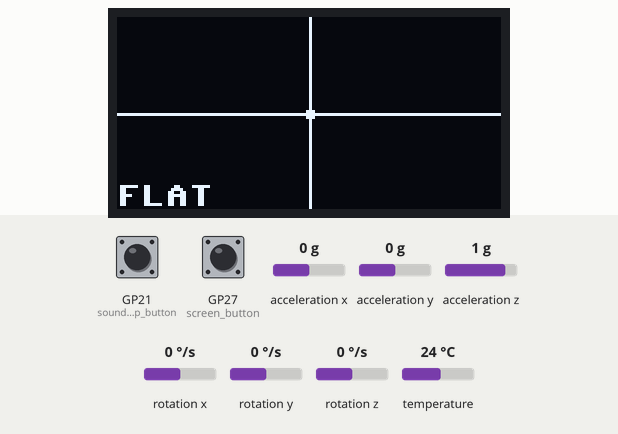
Recording of a program running on a simulated Raspberry Pi Pico running MicroPython. Shown: 128×64 one-colour display. The test bench sets the inputs (shaded band); at power-on: acceleration x 0 g, GP27 (screen_button) HIGH, rotation y 0 °/s, GP21 (sound_stop_button) HIGH, acceleration y 0 g, acceleration z 1 g, rotation x 0 °/s, rotation z 0 °/s, temperature 24 °C. Library files of the repository ran but are not shown: mpu6050.py, ssd1306.py; what the program prints to the serial console is not drawn.

Above: at 7.3 s.
7.4 s: acceleration x set to -1.4 g
At 9.3 s:
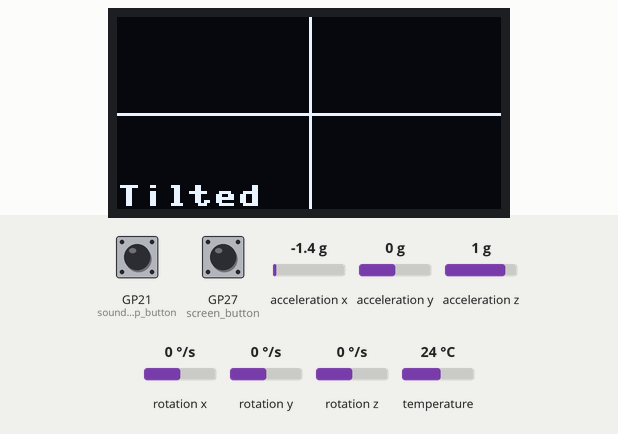
9.6 s: GP27 (screen_button) pulled LOW for 0.15 s
At 10.6 s:
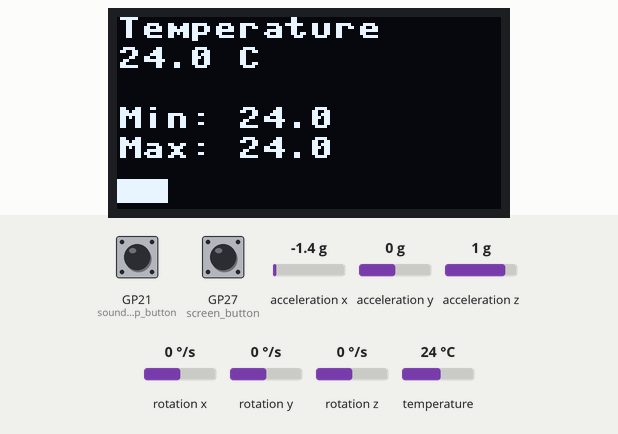
11.5 s: GP27 (screen_button) pulled LOW for 1 s
At 12.01 s:
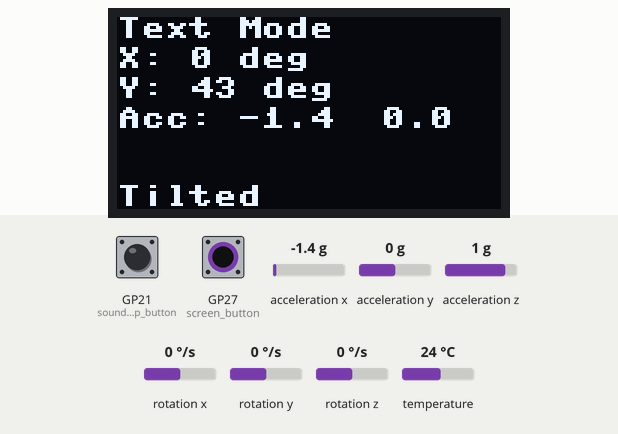
13.1 s: rotation y set to -192 °/s
At 13.36 s:
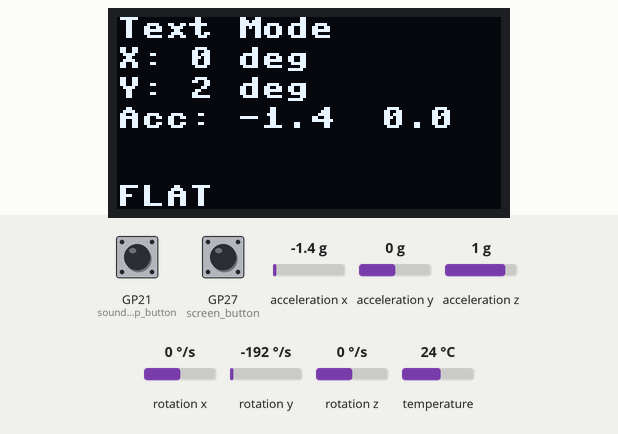
14.7 s: GP21 (sound_stop_button) pulled LOW for 0.15 s
At 15.32 s:
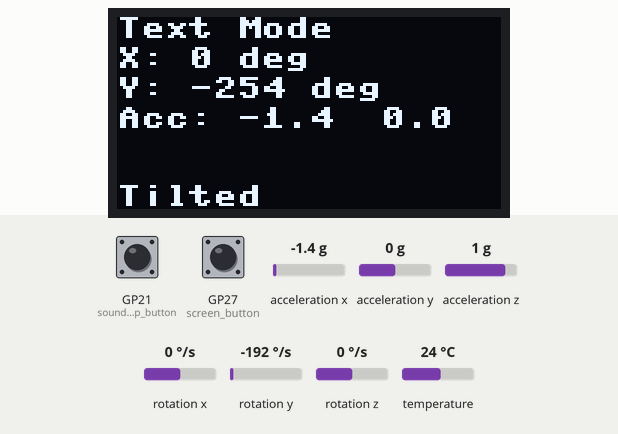
15.4 s: GP21 (sound_stop_button) pulled LOW for 1 s
At 16.78 s:
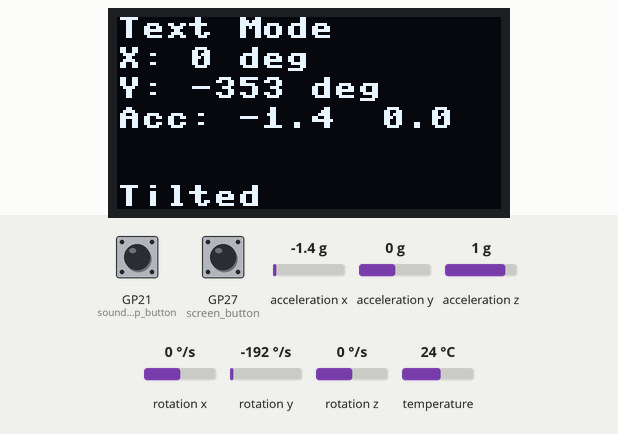
Timing chart, 0 to 18.0 s (numbered marks = the images above; inputs shaded):
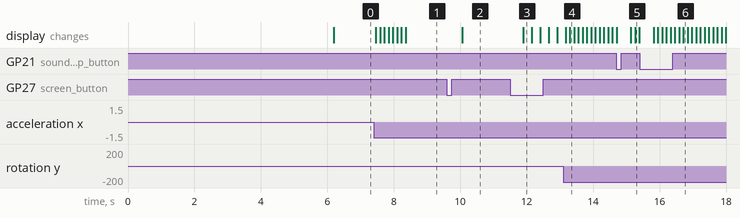

Measured:
- after the input at 7.4 s, the display: first changes after 0.06 s (image 1 shows a later state)
- after the input at 9.6 s, the display: changes after 0.45 s (image 2)
- after the input at 11.5 s, the display: changes after 0.39 s (image 3)

The program:

main.py
```python
from machine import Pin, I2C, PWM, reset
from mpu6050 import MPU6050
from ssd1306 import SSD1306_I2C
from time import sleep, ticks_ms
from math import atan2, degrees

# 定数の定義
I2C_MPU_ID = 0
I2C_OLED_ID = 1
SCL_MPU = 9
SDA_MPU = 8
SCL_OLED = 15
SDA_OLED = 14
BUZZER_PIN = 5

BUTTON_SCREEN_PIN = 27       # 画面切替用ボタン (GP27)
SOUND_STOP_BUTTON_PIN = 21   # 音停止用ボタン (GP21)

OLED_WIDTH = 128
OLED_HEIGHT = 64

ALPHA = 0.95           # コンプリメントフィルタ係数
FLAT_THRESHOLD = 5     # 平坦状態の判定閾値 (度)
CALIBRATION_TIME = 3   # キャリブレーション前の待機時間 (秒)
NUM_SAMPLES = 100      # キャリブレーション用サンプル数
DEBOUNCE_DELAY = 0.3   # ボタンチャタリング対策用スリープ時間

STARTUP_BEEP_DELAY = 2000  # 起動後2秒未満はFLATならブザーOFF（ミリ秒）

# 追加：MPU6050の温度取得用関数
def get_temperature(mpu):
    hi = mpu.i2c.readfrom_mem(mpu.addr, 0x41, 1)
    lo = mpu.i2c.readfrom_mem(mpu.addr, 0x42, 1)
    raw_temp = (hi[0] << 8) | lo[0]
    if raw_temp & 0x8000:  # 負の値の場合
        raw_temp = -((raw_temp ^ 0xFFFF) + 1)
    temp_c = (raw_temp / 340.0) + 36.53
    return temp_c

def init_i2c():
    """MPU-6050 用と OLED 用の I2C バスを初期化"""
    i2c_mpu = I2C(I2C_MPU_ID, scl=Pin(SCL_MPU), sda=Pin(SDA_MPU))
    i2c_oled = I2C(I2C_OLED_ID, scl=Pin(SCL_OLED), sda=Pin(SDA_OLED))
    return i2c_mpu, i2c_oled

def init_devices(i2c_mpu, i2c_oled):
    """各デバイス（MPU, OLED, ブザー, ボタン）を初期化"""
    mpu = MPU6050(i2c_mpu)
    oled = SSD1306_I2C(OLED_WIDTH, OLED_HEIGHT, i2c_oled)
    buzzer = PWM(Pin(BUZZER_PIN))
    buzzer.deinit()  # 起動時はブザーOFF
    screen_button = Pin(BUTTON_SCREEN_PIN, Pin.IN, Pin.PULL_UP)
    sound_stop_button = Pin(SOUND_STOP_BUTTON_PIN, Pin.IN, Pin.PULL_UP)
    return mpu, oled, buzzer, screen_button, sound_stop_button

def show_startup_screen(oled):
    """起動画面の表示"""
    oled.fill(0)
    oled.text("Car-Camp-Leveler", 0, 20)
    oled.text("Loading...", 30, 40)
    oled.show()
    sleep(2)

def calibrate_gyro(mpu):
    """ジャイロのキャリブレーション処理"""
    print("キャリブレーション中... 3秒間動かさないでください")
    sleep(CALIBRATION_TIME)
    gyro_offset_x = 0
    gyro_offset_y = 0
    for _ in range(NUM_SAMPLES):
        gyro = mpu.get_gyro_data()
        gyro_offset_x += gyro['x']
        gyro_offset_y += gyro['y']
        sleep(0.01)
    gyro_offset_x /= NUM_SAMPLES
    gyro_offset_y /= NUM_SAMPLES
    print("キャリブレーション完了")
    return gyro_offset_x, gyro_offset_y

def draw_circle(oled, x0, y0, radius):
    """中点円アルゴリズムでOLED上に円を描画"""
    x = radius
    y = 0
    err = 0
    while x >= y:
        oled.pixel(x0 + x, y0 + y, 1)
        oled.pixel(x0 + y, y0 + x, 1)
        oled.pixel(x0 - y, y0 + x, 1)
        oled.pixel(x0 - x, y0 + y, 1)
        oled.pixel(x0 - x, y0 - y, 1)
        oled.pixel(x0 - y, y0 - x, 1)
        oled.pixel(x0 + y, y0 - x, 1)
        oled.pixel(x0 + x, y0 - y, 1)
        y += 1
        err += 1 + 2 * y
        if 2 * (err - x) + 1 > 0:
            x -= 1
            err += 1 - 2 * x

def update_display_text(oled, angle_x, angle_y, is_flat, accel):
    """画面１：テキスト表示モードの更新（追加情報あり）"""
    oled.text("Text Mode", 0, 0)
    oled.text("X: {} deg".format(int(angle_x)), 0, 10)
    oled.text("Y: {} deg".format(int(angle_y)), 0, 20)
    oled.text("Acc: {:>4.1f} {:>4.1f} {:>4.1f}".format(accel['x'], accel['y'], accel['z']), 0, 30)
    if is_flat:
        oled.text("FLAT", 0, OLED_HEIGHT - 8)
    else:
        oled.text("Tilted", 0, OLED_HEIGHT - 8)

def update_display_bubble(oled, angle_x, angle_y, is_flat):
    """画面２：バブルレベル表示モードの更新"""
    oled.hline(0, OLED_HEIGHT // 2, OLED_WIDTH, 1)
    oled.vline(OLED_WIDTH // 2, 0, OLED_HEIGHT, 1)
    bubble_x = int((OLED_WIDTH // 2) - angle_x * 2)
    bubble_y = int((OLED_HEIGHT // 2) + angle_y * 2)
    draw_circle(oled, bubble_x, bubble_y, 2)
    if is_flat:
        oled.text("FLAT", 0, OLED_HEIGHT - 8)
    else:
        oled.text("Tilted", 0, OLED_HEIGHT - 8)

def update_display_temp(oled, temp, min_temp, max_temp):
    """画面３：温度表示モードの更新
       ・現在温度、最小／最大温度
       ・下部に温度バーグラフ（20～50℃の範囲）
    """
    oled.text("Temperature", 0, 0)
    oled.text("{:.1f} C".format(temp), 0, 10)
    oled.text("Min: {:.1f}".format(min_temp), 0, 30)
    oled.text("Max: {:.1f}".format(max_temp), 0, 40)
    bar_width = int((temp - 20) / 30 * OLED_WIDTH)
    if bar_width < 0:
        bar_width = 0
    if bar_width > OLED_WIDTH:
        bar_width = OLED_WIDTH
    oled.fill_rect(0, OLED_HEIGHT - 10, bar_width, 8, 1)

def main():
    i2c_mpu, i2c_oled = init_i2c()
    mpu, oled, buzzer, screen_button, sound_stop_button = init_devices(i2c_mpu, i2c_oled)
    show_startup_screen(oled)
    print("Car-Camp-Leveler 起動中...")
    gyro_offset_x, gyro_offset_y = calibrate_gyro(mpu)

    # 初期状態の設定
    angle_x = 0
    angle_y = 0
    last_time = ticks_ms()
    startup_time = last_time
    # デフォルト画面はバブル表示（画面モード：2）
    screen_mode = 2

    # 温度画面用：最小／最大温度の初期化
    min_temp = 1000.0
    max_temp = -1000.0

    # ボタン状態の保存（エッジ検出用）
    last_screen_button = screen_button.value()
    last_sound_button = sound_stop_button.value()
    restart_start_time = None  # 同時押し再起動用タイマー

    sound_stop = False  # 音停止状態フラグ

    while True:
        current_time = ticks_ms()
        dt = (current_time - last_time) / 1000.0
        last_time = current_time

        # 現在のボタン状態を取得
        current_screen_button = screen_button.value()
        current_sound_button = sound_stop_button.value()

        # 画面モード切替：GP27 のエッジ検出で、1→2→3→1…と切替
        if last_screen_button == 1 and current_screen_button == 0:
            screen_mode = (screen_mode % 3) + 1
            sleep(DEBOUNCE_DELAY)
        last_screen_button = current_screen_button

        # 音停止ボタン：GP21 のエッジ検出で sound_stop フラグをセット
        if last_sound_button == 1 and current_sound_button == 0:
            sound_stop = True
            sleep(DEBOUNCE_DELAY)
        last_sound_button = current_sound_button

        # 同時押しによる再起動の判定：両方のボタンが押されていればタイマー開始
        if current_screen_button == 0 and current_sound_button == 0:
            if restart_start_time is None:
                restart_start_time = current_time
            elif current_time - restart_start_time >= 2000:
                oled.fill(0)
                oled.text("Restarting...", 0, OLED_HEIGHT // 2)
                oled.show()
                sleep(1)
                reset()
        else:
            restart_start_time = None

        # センサー値の取得と角度計算
        accel = mpu.get_accel_data()
        accel_angle_x = degrees(atan2(accel['y'], accel['z']))
        accel_angle_y = degrees(atan2(-accel['x'], accel['z']))
        gyro = mpu.get_gyro_data()
        gyro['x'] -= gyro_offset_x
        gyro['y'] -= gyro_offset_y
        angle_x += gyro['x'] * dt
        angle_y += gyro['y'] * dt
        angle_x = ALPHA * angle_x + (1 - ALPHA) * accel_angle_x
        angle_y = ALPHA * angle_y + (1 - ALPHA) * accel_angle_y

        display_x = abs(int(angle_x))
        display_y = abs(int(angle_y))
        is_flat = (display_x < FLAT_THRESHOLD and display_y < FLAT_THRESHOLD)

        oled.fill(0)
        if screen_mode == 1:
            update_display_text(oled, angle_x, angle_y, is_flat, accel)
        elif screen_mode == 2:
            update_display_bubble(oled, angle_x, angle_y, is_flat)
        elif screen_mode == 3:
            temp = get_temperature(mpu)
            if temp < min_temp:
                min_temp = temp
            if temp > max_temp:
                max_temp = temp
            update_display_temp(oled, temp, min_temp, max_temp)
            buzzer.duty_u16(0)

        # ブザー制御（温度画面以外）
        if screen_mode in (1, 2):
            # 起動直後（STARTUP_BEEP_DELAY未満）はFLATでも音を鳴らさない
            if is_flat and not sound_stop and (current_time - startup_time >= STARTUP_BEEP_DELAY):
                buzzer.freq(5000)
                buzzer.duty_u16(65535)
            else:
                buzzer.duty_u16(0)
            if not is_flat:
                sound_stop = False

        oled.show()
        sleep(0.1)

if __name__ == "__main__":
    main()
```

vector3d.py
```python
# vector3d.py

from math import sqrt, degrees, acos

class Vector3d:
    def __init__(self, get_x, get_y, get_z):
        self._get_x = get_x
        self._get_y = get_y
        self._get_z = get_z
        self._ivector = [0, 0, 0]

    @property
    def x(self):
        return self._ivector[0]

    @property
    def y(self):
        return self._ivector[1]

    @property
    def z(self):
        return self._ivector[2]

    @property
    def magnitude(self):
        return sqrt(self.x ** 2 + self.y ** 2 + self.z ** 2)

    def unit(self):
        mag = self.magnitude
        return Vector3d(lambda: self.x / mag,
                        lambda: self.y / mag,
                        lambda: self.z / mag)

    def dot(self, vector):
        return self.x * vector.x + self.y * vector.y + self.z * vector.z

    def angle(self, vector):
        return degrees(acos(self.dot(vector) / (self.magnitude * vector.magnitude)))
```
